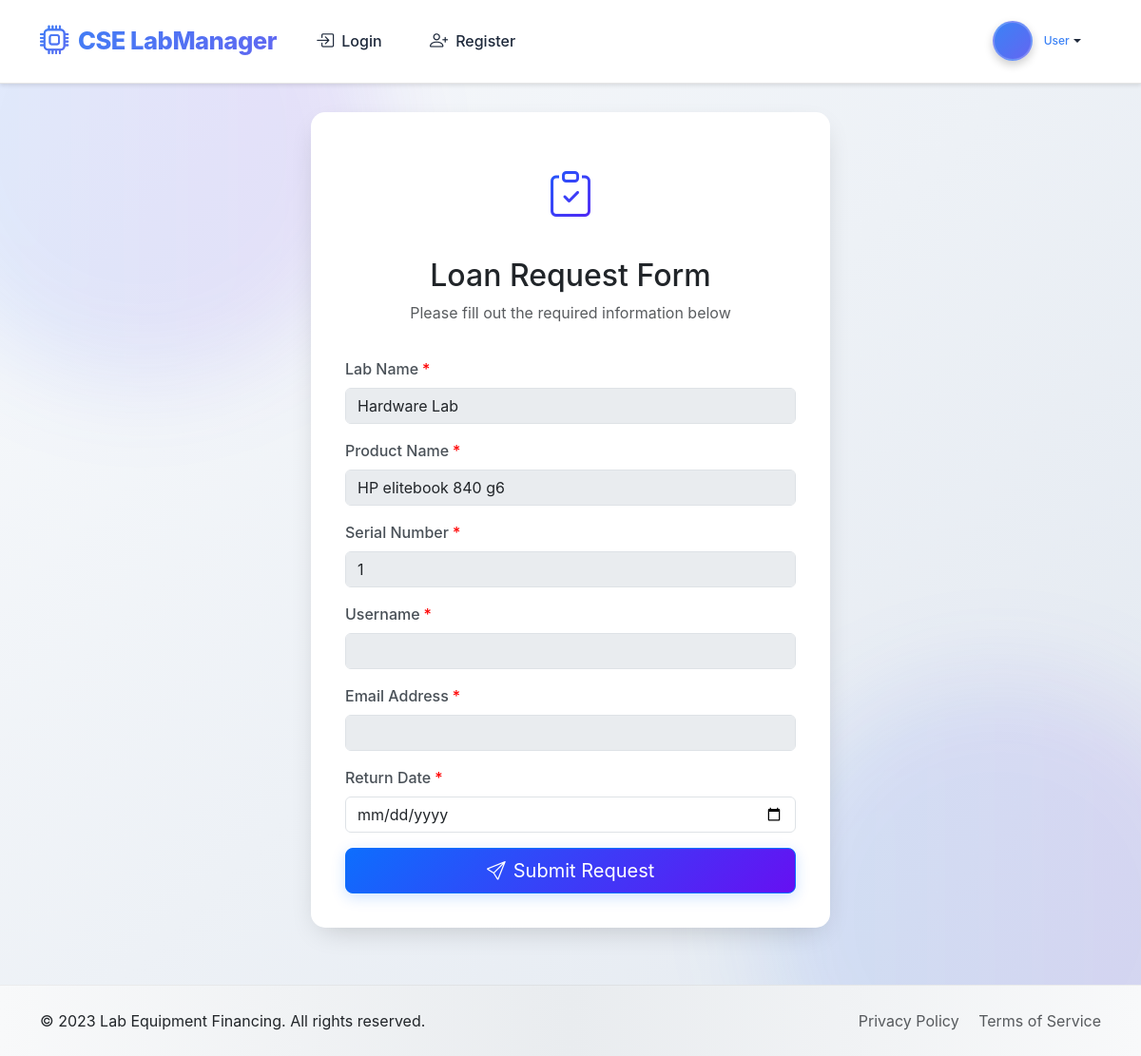
The app's page /load_request/4 with its own data.
### app/models.py (models this page shows, shortened)
class Product(models.Model):
    STATUS_CHOICES = [
        ('available', 'Available'),
        ('pending', 'Pending'),
        ('in_loan', 'In Loan'),
        ('returned', 'Returned')
    ]
    name = models.CharField(max_length=100)
    description = models.TextField(blank=True, null=True)
    image = models.ImageField(upload_to='products', null=True, blank=True)
    price = models.DecimalField(max_digits=10, decimal_places=2, null=True, blank=True)
    base_price = models.DecimalField(max_digits=10,null=True, blank=True ,decimal_places=2)
    category = models.ForeignKey(Category, on_delete=models.CASCADE)
    lab = models.ForeignKey(Lab, on_delete=models.CASCADE, related_name='products')
    status = models.CharField(max_length=20, choices=STATUS_CHOICES, default='available')
    serial_number = models.CharField(max_length=100, blank=True, null=True)
    in_stock = models.BooleanField(default=True)

class Lab(models.Model):
    name = models.CharField(max_length=100)
    description = models.TextField(blank=True, null=True)
    capacity = models.IntegerField(default=0, null=True, blank=True)
    image = models.ImageField(upload_to='labs', null=True, blank=True)
    location = models.CharField(max_length=255, blank=True, null=True)
    in_charge = models.ForeignKey(settings.AUTH_USER_MODEL, on_delete=models.SET_NULL, null=True, blank=True, related_name='labs_incharge')

### app/views.py (the view, shortened to what this page needs)
# urls.py: path('load_request/<int:product_id>',load_request,name = 'load_request'),
def load_request(request, product_id):
    product = Product.objects.filter(id=product_id).first()
    return render(request, 'load_request.html', {"product": product})

### app/templates/load_request.html (shortened to what this page needs)
<!DOCTYPE html>
<html lang="en">
<head>
    <link href="https://cdn.jsdelivr.net/npm/bootstrap@5.3.0/dist/css/bootstrap.min.css" rel="stylesheet">
    <link rel="stylesheet" href="https://cdn.jsdelivr.net/npm/bootstrap-icons@1.10.0/font/bootstrap-icons.css">
    <link rel="stylesheet" href="https://cdnjs.cloudflare.com/ajax/libs/animate.css/4.1.1/animate.min.css">
</head>
<body>
    <div class="bg-blob"></div>
    <div class="bg-blob"></div>
    {% include "navbar.html" %}
    <main class="container">
        <div class="row justify-content-center">
            <div class="col-md-8 col-lg-6">
                <div class="loan-form animate__animated animate__fadeInUp">
                    <div class="form-header">
                        <i class="bi bi-clipboard-check"></i>
                        <h2>Loan Request Form</h2>
                        <p class="text-muted">Please fill out the required information below</p>
                    </div>
                    <form id="loanRequestForm" method="POST" action="{% url 'load_request' product.id %}">
                        <div class="mb-3 form-group animate__animated animate__fadeIn">
                            <label for="labName" class="form-label required-field">Lab Name</label>
                            <input type="text" class="form-control" value="{{product.lab.name}}" id="labName" disabled>
                        </div>
                        <div class="mb-3 form-group animate__animated animate__fadeIn animate__delay-1s">
                            <label for="productName" class="form-label required-field">Product Name</label>
                            <input type="text" class="form-control" id="productName" disabled value="{{product.name | truncatechars:30}}">
                        </div>
                        <div class="mb-3 form-group animate__animated animate__fadeIn animate__delay-1s">
                            <label for="serial-number" class="form-label required-field">Serial Number</label>
                            <input type="text" class="form-control" id="serial-number" disabled value="{{product.serial_number}}">
                        </div>
                        <div class="mb-3 form-group animate__animated animate__fadeIn animate__delay-2s">
                            <label for="username" class="form-label required-field">Username</label>
                            <input type="text" class="form-control" id="username" disabled value="{{user.username}}">
                        </div>
                        <div class="mb-3 form-group animate__animated animate__fadeIn animate__delay-2s">
                            <label for="email" class="form-label required-field">Email Address</label>
                            <input type="email" class="form-control" id="email" disabled value="{{user.email}}" >
                        </div>
                        <div class="mb-3 form-group animate__animated animate__fadeIn animate__delay-4s">
                            <label for="return_time" class="form-label required-field">Return Date</label>
                            <input type="date" name="date" class="form-control" id="return_time" required>
                        </div>
                        <div class="d-grid form-group animate__animated animate__fadeIn animate__delay-5s">
                            <button type="submit" class="btn btn-primary btn-lg">
                                <i class="bi bi-send me-2"></i>Submit Request
                            </button>
                        </div>
                    </form>
                </div>
            </div>
        </div>
    </main>
    <footer class="animate__animated animate__fadeInUp">
        <div class="container">
            <div class="row">
                <div class="col-md-6">
                    <p class="mb-0">© 2023 Lab Equipment Financing. All rights reserved.</p>
                </div>
                <div class="col-md-6 text-md-end">
                    <a href="#" class="text-decoration-none text-muted me-3">Privacy Policy</a>
                    <a href="#" class="text-decoration-none text-muted">Terms of Service</a>
                </div>
            </div>
        </div>
    </footer>
</body>
</html>

### app/templates/load_request.html (style rules this page uses)
:root { --primary-gradient: linear-gradient(135deg, #0d6efd 0%, #6610f2 100%); --secondary-gradient: linear-gradient(135deg, #6c757d 0%, #4b545c 100%); --success-gradient: linear-gradient(135deg, #198754 0%, #0f5132 100%); --card-shadow: 0 10px 30px -10px rgba(0, 0, 0, 0.2); --hover-shadow: 0 20px 40px -10px rgba(0, 0, 0, 0.3); }
body { background: linear-gradient(120deg, #f8f9fa 0%, #e9ecef 100%); min-height: 100vh; font-family: 'Segoe UI', Tahoma, Geneva, Verdana, sans-serif; }
.loan-form { background-color: white; border-radius: 15px; box-shadow: var(--card-shadow); padding: 35px; margin-top: 30px; margin-bottom: 30px; transition: all 0.3s ease; border: 1px solid rgba(255, 255, 255, 0.5); backdrop-filter: blur(10px); }
.form-header { text-align: center; margin-bottom: 35px; }
.form-header i { font-size: 3rem; background: var(--primary-gradient); -webkit-background-clip: text; background-clip: text; -webkit-text-fill-color: transparent; margin-bottom: 15px; display: inline-block; padding: 15px; border-radius: 50%; background-color: rgba(13, 110, 253, 0.1); }
.required-field::after { content: "*"; color: red; margin-left: 4px; }
footer { background: linear-gradient(to right, #f8f9fa, #e9ecef, #f8f9fa); padding: 25px 0; margin-top: 30px; border-top: 1px solid rgba(0,0,0,0.05); }
.form-control { border-radius: 8px; padding: 12px 16px; border: 1px solid #ced4da; transition: all 0.3s; }
.form-control:disabled { background-color: #f8f9fa; opacity: 0.8; }
.btn-primary { background: var(--primary-gradient); border: none; border-radius: 8px; padding: 14px 24px; font-weight: 600; transition: all 0.3s; box-shadow: 0 4px 15px rgba(13, 110, 253, 0.2); }
.form-label { font-weight: 500; margin-bottom: 8px; color: #495057; transition: color 0.3s; }
.form-group { animation-duration: 0.5s; animation-fill-mode: both; }
.bg-blob { position: fixed; width: 500px; height: 500px; border-radius: 50%; background: linear-gradient(to right, rgba(13, 110, 253, 0.1), rgba(102, 16, 242, 0.1)); filter: blur(50px); z-index: -1; animation: float 15s infinite ease-in-out; }
.bg-blob:nth-child(1) { top: -100px; left: -100px; animation-delay: 0s; }
.bg-blob:nth-child(2) { bottom: -100px; right: -100px; animation-delay: -5s; }

### app/templates/navbar.html (style rules this page uses)
:root { --primary-dark: #0f172a; --primary-light: #1e293b; --accent: #3b82f6; --accent-hover: #2563eb; --accent-gradient: linear-gradient(135deg, #3b82f6 0%, #6366f1 100%); --navbar-gradient: linear-gradient(135deg, #2563eb 0%, #1e40af 100%); --text-dark: #1e293b; --text-light: rgba(255, 255, 255, 0.95); --transition: all 0.3s cubic-bezier(0.4, 0, 0.2, 1); --glass-bg: rgba(255, 255, 255, 0.1); --glass-border: rgba(255, 255, 255, 0.15); --glass-shadow: 0 8px 32px 0 rgba(0, 0, 0, 0.2); }
body { font-family: 'Inter', 'Segoe UI', Tahoma, Geneva, Verdana, sans-serif; background: linear-gradient(135deg, #f8fafc 0%, #e2e8f0 100%); min-height: 100vh; margin: 0; padding: 0; display: flex; flex-direction: column; }

### records on screen
Product: lab.name "Hardware Lab", name "HP elitebook 840 g6", serial_number "1"
